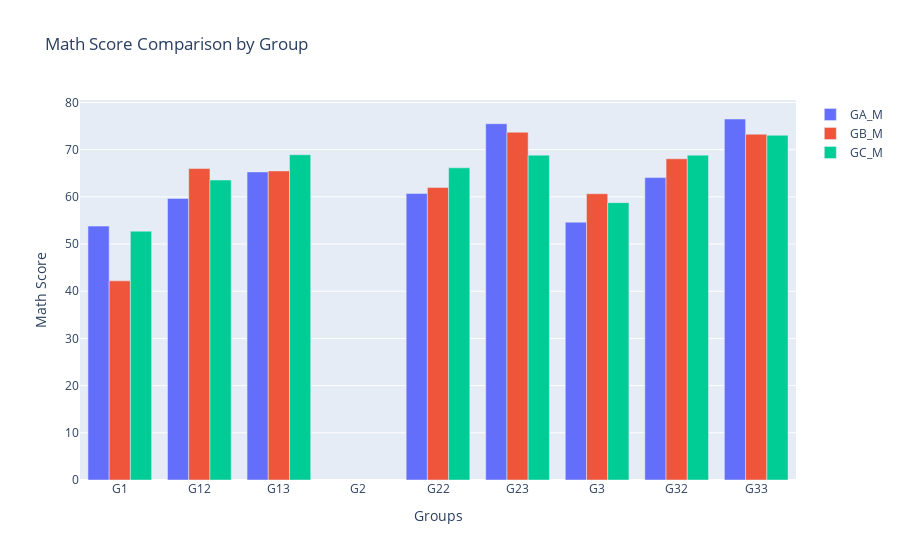

The code cell stored with this chart in its notebook:
### Code cell
fig = go.Figure()

labels = ['G1', 'G12', 'G13', 'G2', 'G22', 'G23', 'G3', 'G32', 'G33']

fig.add_trace(go.Bar(name='GA_M', x=labels, y=GA_M))
fig.add_trace(go.Bar(name='GB_M', x=labels, y=GB_M))
fig.add_trace(go.Bar(name='GC_M', x=labels, y=GC_M))

fig.update_layout(
    barmode='group',
    title='Math Score Comparison by Group',
    xaxis_title='Groups',
    yaxis_title='Math Score',
)
fig.show()

### Figure 1 — Plotly figure (JSON) as saved in the notebook; plotly's stock layout.template omitted (floating-point values rounded to 4 significant figures)
{"data": [{"name": "GA_M", "type": "bar", "x": ["G1", "G12", "G13", "G2", "G22", "G23", "G3", "G32", "G33"], "y": [53.8, 59.67, 65.29, null, 60.71, 75.5, 54.62, 64.08, 76.5]}, {"name": "GB_M", "type": "bar", "x": ["G1", "G12", "G13", "G2", "G22", "G23", "G3", "G32", "G33"], "y": [42.2, 66, 65.5, null, 62, 73.7, 60.67, 68.07, 73.27]}, {"name": "GC_M", "type": "bar", "x": ["G1", "G12", "G13", "G2", "G22", "G23", "G3", "G32", "G33"], "y": [52.73, 63.56, 68.92, null, 66.16, 68.84, 58.78, 68.84, 73.05]}], "layout": {"barmode": "group", "title": {"text": "Math Score Comparison by Group"}, "xaxis": {"title": {"text": "Groups"}}, "yaxis": {"title": {"text": "Math Score"}}}}
